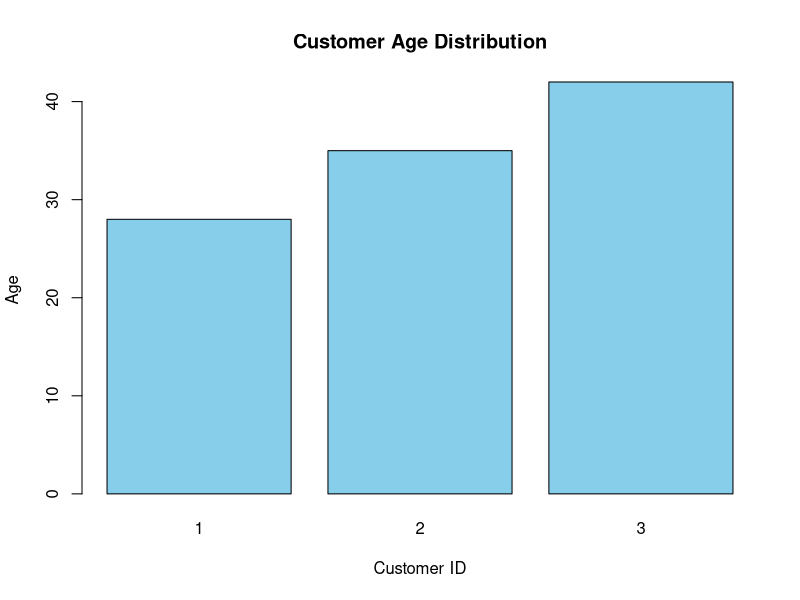

Write R code to recreate this figure.
# Create Data Frame
customer <- data.frame(
  CustomerID = c(1,2,3),
  Age = c(28,35,42),
  Gender = c("Female","Male","Female"),
  Income = c(50000,60000,75000)
)

# Bar Chart
barplot(customer$Age,
        names.arg = customer$CustomerID,
        col = "skyblue",
        main = "Customer Age Distribution",
        xlab = "Customer ID",
        ylab = "Age")
